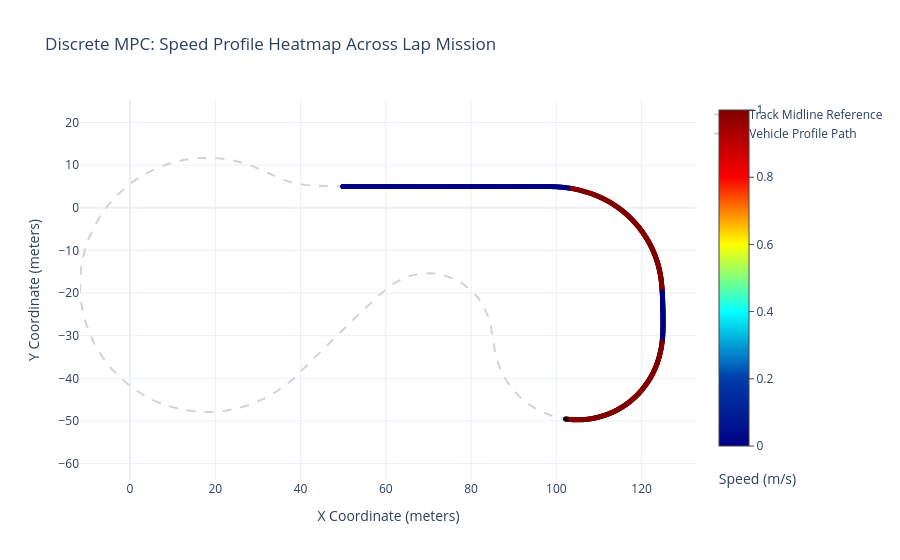

The notebook cell saved with this chart:
### Code cell
fig = go.Figure()

fig.add_trace(go.Scatter(
    x=x_mid, y=y_mid, 
    mode='lines', 
    name='Track Midline Reference', 
    line=dict(color='lightgray', width=2, dash='dash')
))

fig.add_trace(go.Scatter(
    x=x_history, 
    y=y_history, 
    mode='lines+markers', 
    name='Vehicle Profile Path',
    line=dict(color='rgba(100,100,100,0.3)', width=2),
    marker=dict(
        size=5,
        color=turning,
        colorscale='Jet',
        cmin=np.min(turning),
        cmax=np.max(turning),
        colorbar=dict(
            title=dict(text="Speed (m/s)", side="bottom"),
            ticks="outside"
        ),
        showscale=True
    ),
    text=[f"Speed: {v:.2f} m/s" for v in v_history],
    hoverinfo='text+x+y'
))

fig.update_layout(
    title="Discrete MPC: Speed Profile Heatmap Across Lap Mission",
    xaxis_title="X Coordinate (meters)", 
    yaxis_title="Y Coordinate (meters)",
    yaxis=dict(scaleanchor="x", scaleratio=1), 
    showlegend=True,
    template="plotly_white"
)

fig.show()

### Figure 1 — Plotly figure (JSON) as saved in the notebook; plotly's stock layout.template omitted (floating-point values rounded to 4 significant figures; data arrays with more than 128 entries replaced by an {"elided": "..."} marker saying what was removed)
{"data": [{"line": {"color": "lightgray", "dash": "dash", "width": 2}, "mode": "lines", "name": "Track Midline Reference", "type": "scatter", "x": {"elided": "5000 float values"}, "y": {"elided": "5000 float values"}}, {"hoverinfo": "text+x+y", "line": {"color": "rgba(100,100,100,0.3)", "width": 2}, "marker": {"cmax": 1, "cmin": 0, "color": {"elided": "1000 int values"}, "colorbar": {"ticks": "outside", "title": {"side": "bottom", "text": "Speed (m/s)"}}, "colorscale": [[0, "rgb(0,0,131)"], [0.2, "rgb(0,60,170)"], [0.4, "rgb(5,255,255)"], [0.6, "rgb(255,255,0)"], [0.8, "rgb(250,0,0)"], [1, "rgb(128,0,0)"]], "showscale": true, "size": 5}, "mode": "lines+markers", "name": "Vehicle Profile Path", "text": {"elided": "1001 str values"}, "type": "scatter", "x": {"elided": "1001 float values"}, "y": {"elided": "1001 float values"}}], "layout": {"showlegend": true, "title": {"text": "Discrete MPC: Speed Profile Heatmap Across Lap Mission"}, "xaxis": {"title": {"text": "X Coordinate (meters)"}}, "yaxis": {"scaleanchor": "x", "scaleratio": 1, "title": {"text": "Y Coordinate (meters)"}}}}
